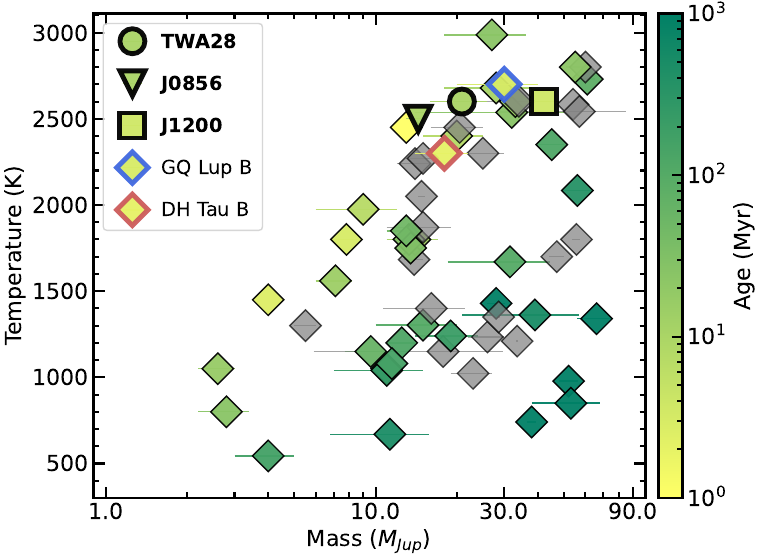

This chart was generated by the following Python code:
import numpy as np
import matplotlib.pyplot as plt
import pandas as pd
plt.style.use('HBDs/my_science.mplstyle')
plt.rcParams['text.usetex'] = False



## Figure 1: Temperature vs Mass of Brown Dwarfs and Planets
df = pd.read_csv('HBDs/imaging_exoplanet.eu_catalog.csv')
print(f'Number of planets: {len(df)}')
print(f'Available columns: {df.columns}')



# check if "GQ Lup b" is in the list of planets
print('GQ Lup b' in df['name'].values)
# add temperature for GQ Lup b
df.loc[df['name'] == 'GQ Lup b', 'temp_measured'] = 2700.
# adjust mass and mass error for GQ Lup b (Stolker+2021)
df.loc[df['name'] == 'GQ Lup b', 'mass'] = 30.
df.loc[df['name'] == 'GQ Lup b', 'mass_error_min'] = 10.
df.loc[df['name'] == 'GQ Lup b', 'mass_error_max'] = 10.
df.loc[df['name'] == 'GQ Lup b', 'star_age'] = 3e-3

# adjust mass and mass error for DH Tau b (Kraus+2014, Xuan+2020)
df.loc[df['name'] == 'DH Tau b', 'mass'] = 18.
df.loc[df['name'] == 'DH Tau b', 'mass_error_min'] = 4.
df.loc[df['name'] == 'DH Tau b', 'mass_error_max'] = 4.
df.loc[df['name'] == 'DH Tau b', 'star_age'] = 2e-3
df.loc[df['name'] == 'DH Tau b', 'temp_measured'] = 2300. # Xuan+2020


# replace NaN with zeros for mass_error_min and mass_error_max
df['mass_error_min'] = df['mass_error_min'].fillna(0.)
df['mass_error_max'] = df['mass_error_max'].fillna(0.)

# discard objects with temperatures hotter than 500 K
df = df[df['temp_measured'] > 500.]

fig, ax = plt.subplots(figsize=(8,6))

# make size of points proportional to radius
size = df['radius']**2
# ax.scatter(df['mass'], df['temp_measured'], s=40., label='Measured Temperature', alpha=0.8)
# plot points with errorbars for the x-axis (different upper and lower error) 

df['star_age'] = df['star_age'] * 1e3 # convert to Myr
age = df['star_age']
# add the Hot Brown Dwarfs

bds = dict(J1200={'mass': 42., 'mass_error_min': 5., 'mass_error_max':5., 'temp': 2600., 'age': 3.7},
                      
           J0856={'mass': 14.4, 'mass_error_min': 1.4, 'mass_error_max':0.8, 'temp': 2500., 'age': 10.},
           TWA28={'mass': 20.9, 'mass_error_min': 5., 'mass_error_max':5., 'temp': 2600., 'age': 10.},
           )
df_bds = pd.DataFrame(bds).T
# add keys as column "name"
df_bds['name'] = df_bds.index

# make colorbar with age
cmap = plt.colormaps['summer_r']
# define a range of colors from min to max age in log space
from matplotlib.colors import LogNorm

log_norm = LogNorm(1., 1e3)
# norm = plt.Normalize(age.min(), age.max())
# create a ScalarMappable object with the colormap and norm
sm = plt.cm.ScalarMappable(cmap=cmap, norm=log_norm)
# set array of colors for each point
sm.set_array([])
im = ax.scatter([], [], c=[], cmap=cmap, norm=log_norm, s=40., alpha=0.8)
# add colorbar, less padding between colorbar and plot
cbar = fig.colorbar(sm, ax=ax, label='Age (Myr)', pad=0.02)
# set colorbar ticks
# cbar.set_ticks([0, 5, 10, 15, 20])
# # set colorbar tick labels
# cbar.set_ticklabels([str(x) for x in cbar.get_ticks()])
# # set colorbar tick labels to be horizontal
# cbar.ax.set_xticklabels(cbar.ax.get_xticklabels(), rotation=0)



# loop over rows, if age is nan, set color to black
for row in df.iterrows():
   
    alpha = 0.95
    color = sm.to_rgba(row[1]['star_age'])
     
    if np.isnan(row[1]['star_age']):
        color = 'gray'
        alpha=0.7
    
    temp = row[1]['temp_measured'] if not np.isnan(row[1]['temp_measured']) else row[1]['temp_calculated']
    # if GQ Lup b, add black edge
    
    mec = 'black'
    mew = 1.0
    markersize = 16.
    label = None
    zorder = 0
    if row[1]['name'] == 'GQ Lup b':
        mec = 'royalblue'
        # markersize = 18.
        label = row[1]['name'].replace(' b', ' B')
        zorder = 99
        mew=3.5
        print(f"GQ Lup b age = {row[1]['star_age']} color = {color}")
    if row[1]['name'] == 'DH Tau b':
        mec = 'indianred'
        mew = 3.5
        label = row[1]['name'].replace(' b', ' B')
        zorder = 98
        print(f"DH Tau b age = {row[1]['star_age']} color = {color}")
    
    ax.errorbar(row[1]['mass'], temp, 
                xerr=[[row[1]['mass_error_min']], [row[1]['mass_error_max']]],
                fmt='D', markersize=markersize, color=color, alpha=alpha, mec=mec, mew=mew,
                label=label, zorder=zorder)

markers = ['s', 'v', 'o']
for i, row in enumerate(df_bds.iterrows()):
    color = sm.to_rgba(row[1]['age'])
    print(f"{row[0]} age = {row[1]['age']} color = {color}")
    # make edge of marker black
    ax.errorbar(row[1]['mass'], row[1]['temp'], 
                xerr=[[row[1]['mass_error_min']], [row[1]['mass_error_max']]],
                fmt=markers[i], markersize=18., color=color, alpha=0.95, mec='k', mew=3.5,
                label=row[0])
    
# increase spacing between legend entries
# make the 3 last entries in the legend in bold
# invert order of entries in legend
handles, labels = ax.get_legend_handles_labels()
handles = handles[::-1]
labels = labels[::-1]
leg = ax.legend(handles, labels, loc='upper left', fontsize=14, frameon=True, labelspacing=1.2, borderpad=0.5, handletextpad=0.5, ncol=1)
# leg = ax.legend(loc='upper left', fontsize=14, frameon=True, labelspacing=1.2, borderpad=0.5, handletextpad=0.5, ncol=1)
for i in range(3, 6):
    leg.get_texts()[len(leg.get_texts())-i].set_fontweight("bold")


# ax.legend(loc='upper left', fontsize=14, frameon=True, labelspacing=1.2, borderpad=0.5, handletextpad=0.5, ncol=1)
# plot points with colorbar
# ax.scatter(df['mass'], df['temp_measured'], s=size, c=age, cmap=cmap, label='Measured Temperature', alpha=0.8)


# ax.errorbar(df['mass'], df['temp_measured'], xerr=[df['mass_error_min'], df['mass_error_max']], fmt='D', markersize=5, label='Measured Temperature', alpha=0.8)
# ax.scatter(df['mass'], df['temp_calculated'], s=1, label='Calculated Temperature')

ax.set_xscale('log')
# ax.set_yscale('log')
# custom ticks for mass with float formatting
ax.set_xticks([0.1, 1, 10, 30., 90.])
ax.set_xticklabels([str(x) for x in ax.get_xticks()])
ax.set(xlabel='Mass ($M_{Jup}$)', ylabel='Temperature (K)', xlim=(0.9, 100.))
ax.set_ylim(300., None)
# ax.legend()
plt.tight_layout()
plt.savefig('HBDs/figure1.pdf')
plt.show()
